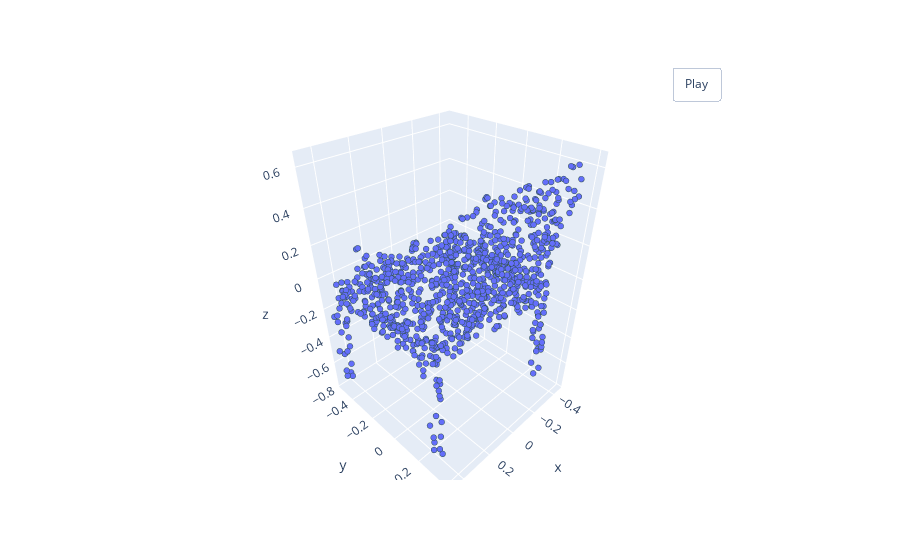
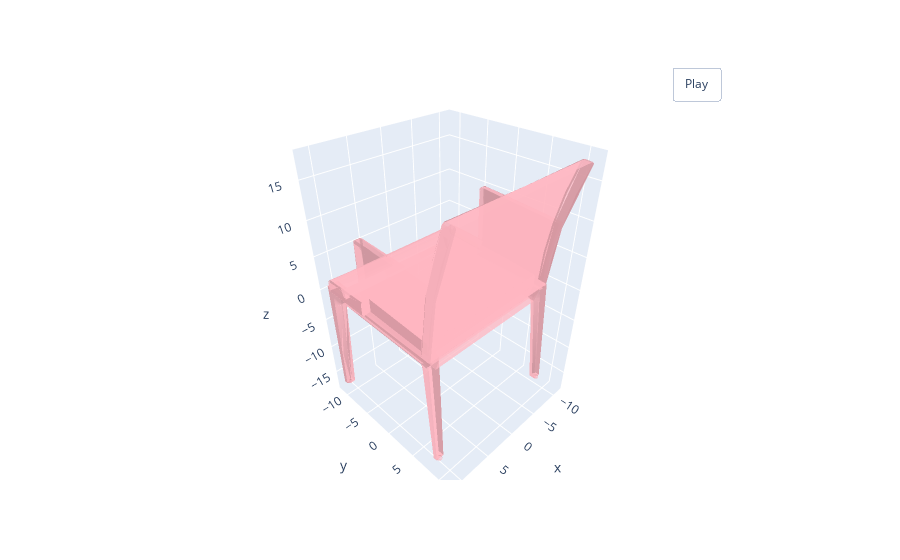

Write notebook code for charts like these, in order.
### Code cell
pcshow(*pt_cloud_init.T)
_, _, _, _, _ = modelshow(path/inv_classes[cat]+"/test/"+name+".off")

### Figure 1 — Plotly figure (JSON) as saved in the notebook; plotly's stock layout.template omitted (floating-point values rounded to 4 significant figures; data arrays with more than 128 entries replaced by an {"elided": "..."} marker saying what was removed)
{"data": [{"marker": {"line": {"color": "DarkSlateGrey", "width": 2}, "size": 2}, "mode": "markers", "type": "scatter3d", "x": {"elided": "1024 float values"}, "y": {"elided": "1024 float values"}, "z": {"elided": "1024 float values"}}], "layout": {"updatemenus": [{"buttons": [{"args": [null, {"frame": {"duration": 50, "redraw": true}, "fromcurrent": true, "mode": "immediate", "transition": {"duration": 0}}], "label": "Play", "method": "animate"}], "pad": {"r": 10, "t": 45}, "showactive": false, "type": "buttons", "x": 0.8, "xanchor": "left", "y": 1, "yanchor": "bottom"}]}}

### Figure 2 — Plotly figure (JSON) as saved in the notebook; plotly's stock layout.template omitted (floating-point values rounded to 4 significant figures; data arrays with more than 128 entries replaced by an {"elided": "..."} marker saying what was removed)
{"data": [{"color": "lightpink", "i": {"elided": "5261 int values"}, "j": {"elided": "5261 int values"}, "k": {"elided": "5261 int values"}, "opacity": 0.5, "type": "mesh3d", "x": {"elided": "6313 float values"}, "y": {"elided": "6313 float values"}, "z": {"elided": "6313 float values"}}], "layout": {"updatemenus": [{"buttons": [{"args": [null, {"frame": {"duration": 50, "redraw": true}, "fromcurrent": true, "mode": "immediate", "transition": {"duration": 0}}], "label": "Play", "method": "animate"}], "pad": {"r": 10, "t": 45}, "showactive": false, "type": "buttons", "x": 0.8, "xanchor": "left", "y": 1, "yanchor": "bottom"}]}}
